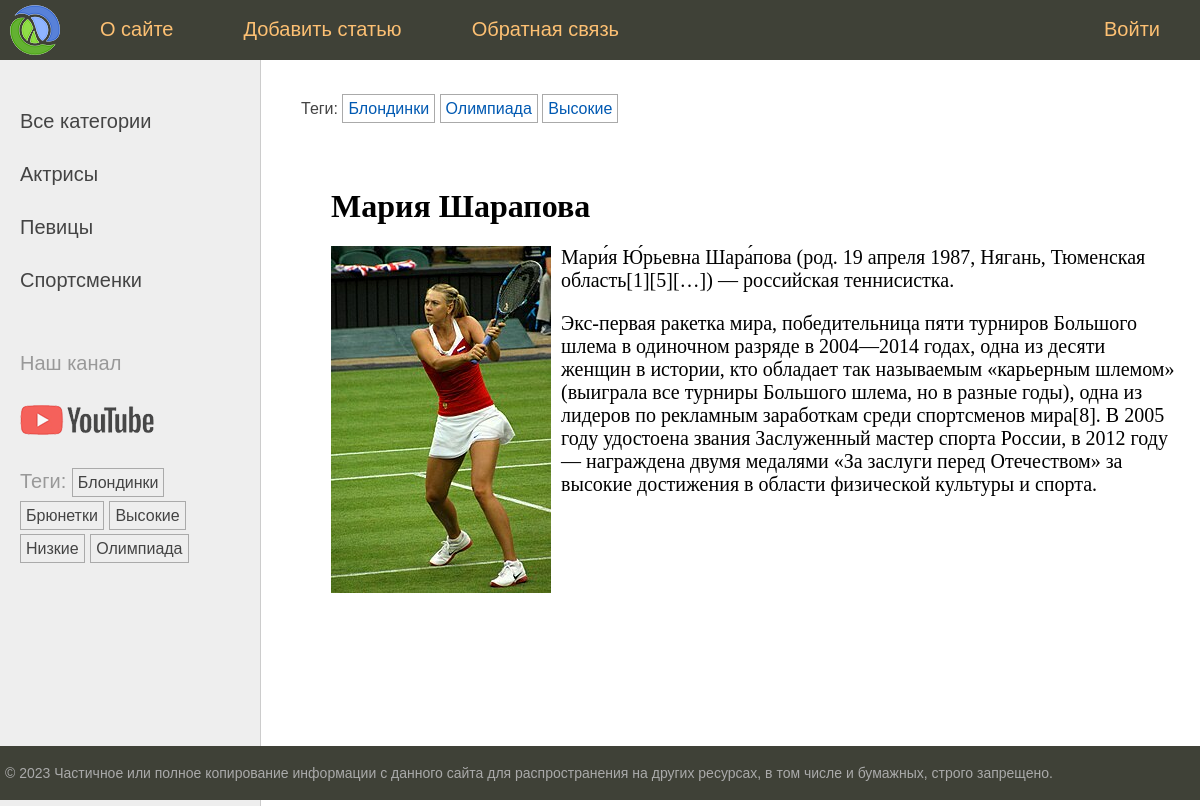
The page /post/mariia-sharapova on the database its author committed.
### women/models.py (models this page shows, shortened)
class Category(models.Model):
    name = models.CharField(max_length=100, db_index=True, verbose_name="Категория")
    slug = models.SlugField(max_length=255, db_index=True, unique=True, verbose_name="Slug")
    class Meta:
        verbose_name = "Категория"
        verbose_name_plural = "Категории"
    def get_absolute_url(self):
        return reverse('category', kwargs={'cat_slug': self.slug})

class TagPost(models.Model):
    tag = models.CharField(max_length=100, db_index=True)
    slug = models.SlugField(max_length=255, unique=True, db_index=True)
    def get_absolute_url(self):
        return reverse('tag', kwargs={'tag_slug': self.slug})

class Women(models.Model):
    class Status(models.IntegerChoices):
        DRAFT = 0, "Черновик"
        PUBLISHED = 1, "Опубликовано"
    title = models.CharField(max_length=255, verbose_name="Заголовок")
    content = models.TextField(blank=True, verbose_name="Текст статьи")
    slug = models.SlugField(max_length=255, unique=True, db_index=True, verbose_name="Slug")
    photo = models.ImageField(upload_to='photos/%Y/%m/%d', default=None, blank=True, null=True, verbose_name="Фото")
    time_create = models.DateTimeField(auto_now_add=True, verbose_name="Время создания")
    time_update = models.DateTimeField(auto_now=True, verbose_name="Время изменения")
    is_published = models.BooleanField(choices=tuple(map(lambda x: (bool(x[0]), x[1]), Status.choices)),
                                       default=Status.DRAFT, verbose_name="Статус")
    cat = models.ForeignKey(to='Category', on_delete=models.PROTECT, related_name='posts', verbose_name="Категории")
    tags = models.ManyToManyField(to='TagPost', blank=True, related_name='womens', verbose_name="Теги")
    husband = models.OneToOneField(to='Husband', on_delete=models.SET_NULL, blank=True, null=True,
                                   related_name='woman', verbose_name="Муж")
    objects = models.Manager()
    published = PublishedManager()
    class Meta:
        verbose_name = "Известные женщины"
        verbose_name_plural = "Известные женщины"
        ordering = ["-time_create"]
        indexes = [
            models.Index(fields=["-time_create"])
        ]

### women/views.py (the view)
# urls.py: path("post/<slug:post_slug>", views.ShowPost.as_view(), name="post"),
class ShowPost(DataMixin, DetailView):
    template_name = 'women/post.html'
    context_object_name = 'post'
    slug_url_kwarg = 'post_slug'
    def get_context_data(self, **kwargs):
        context = super().get_context_data(**kwargs)
        return self.get_mixin_data(context, title=context['post'].title)
    def get_object(self, queryset=None):
        return get_object_or_404(Women.published, slug=self.kwargs[self.slug_url_kwarg])

### women/models.py (called while the page is built)
    def get_queryset(self):
        return super().get_queryset().filter(is_published=Women.Status.PUBLISHED)

### women/templatetags/women_tags.py (called while the page is built)
@register.inclusion_tag('women/list_categories.html')
def show_category(cat_selected=0):
    cats = Category.objects.annotate(total=Count("posts")).filter(total__gt=0)
    return {'cats': cats, 'cat_selected': cat_selected}

@register.inclusion_tag('women/list_tags.html')
def show_tags():
    return {'tags': TagPost.objects.annotate(total=Count("womens")).filter(total__gt=0)}

### women/utils.py (called while the page is built)
    def get_mixin_data(self, context, **kwargs):
        context['menu'] = menu
        context['cat_selected'] = None
        context.update(kwargs)
        return context

### women/templates/women/post.html
{% extends 'base.html' %}
{% block breadcrumbs %}
{% with post.tags.all as tags %}
{% if tags %}
<ul class="tags-list">
    <li>Теги:</li>
    {% for t in tags %}
    <li><a href="{{ t.get_absolute_url }}">{{t.tag}}</a></li>
    {% endfor %}
</ul>
{% endif %}
{% endwith %}
{% endblock %}
{% block content %}
<h1>{{ title }}</h1>
{% if post.photo %}
  <p><img class="img-article-left" src="{{ post.photo.url }}"></p>
{% endif %}
{{ post.content|linebreaks }}
{% endblock %}

### women/templates/women/list_categories.html
{% for cat in cats %}
{% if cat.id == cat_selected %}
<li class="selected">{{cat.name}}</li>
{% else %}
<li><a href="{{ cat.get_absolute_url }}">{{cat.name}}</a></li>
{% endif %}
{% endfor %}

### women/templates/women/list_tags.html
{% if tags %}
<ul class="tags-list">
    <li>Теги:</li>
    {% for t in tags %}
    <li><a href="{{ t.get_absolute_url }}">{{t.tag}}</a></li>
    {% endfor %}
</ul>
{% endif %}

### women/static/women/css/styles.css (style rules this page uses)
html, body { font-family: 'Arial'; margin: 0; padding: 0; height: 100%; width: 100%; color: #444; }
a { color: #0059b2; text-decoration: none; }
img { max-width: 600px; height: auto; }
img.img-article-left { max-width: 300px; height: auto; float: left; padding: 0 10px 10px 0; }
.left-chapters ul { width: 230px; margin: 0; padding: 20px 10px 10px 20px; list-style: none; font-size: 20px; }
.left-chapters ul li { margin: 30px 0 0 0; color: #999; }
.left-chapters ul li a { color: #444; text-decoration: none; }
ul.tags-list { width: 100%; margin: 0; padding: 0; list-style: none; }
ul.tags-list li { margin: 0; padding: 0 0 10px; display: inline-block; }
ul.tags-list li a { padding: 5px; font-size: 16px; border: 1px solid #aaa; }
.content-text h1 { font-size: 32px; }

### rows shown on the page
Category: name "Актрисы"
Category: name "Певицы"
Category: name "Спортсменки"
TagPost: tag "Блондинки"
TagPost: tag "Брюнетки"
TagPost: tag "Высокие"
TagPost: tag "Низкие"
TagPost: tag "Олимпиада"
Women: title "Мария Шарапова", photo (picture), content "Мари́я Ю́рьевна Шара́пова (род. 19 апреля 1987, Нягань, Тюменская область[1][5][…]) — российская теннисистка. Экс-первая ракетка мира, победительница пяти турниров Большого шлема в одиночном разряде в 2004—2014 годах, одна из десяти женщин в истории, кто обладает так называемым «карьерным шлемом» (выиграла все турниры Большого шлема, но в разные годы), одна из лидеров по рекламным заработкам среди спортсменов мира[8]. В 2005 году удостоена звания Заслуженный мастер спорта России, в 2012 году — награждена двумя медалями «За заслуги перед Отечеством» за высокие достижения в области физической культуры и спорта."

### other values the page prints
{{ m.title }} "О сайте" "Добавить статью" "Обратная связь" "Войти"
